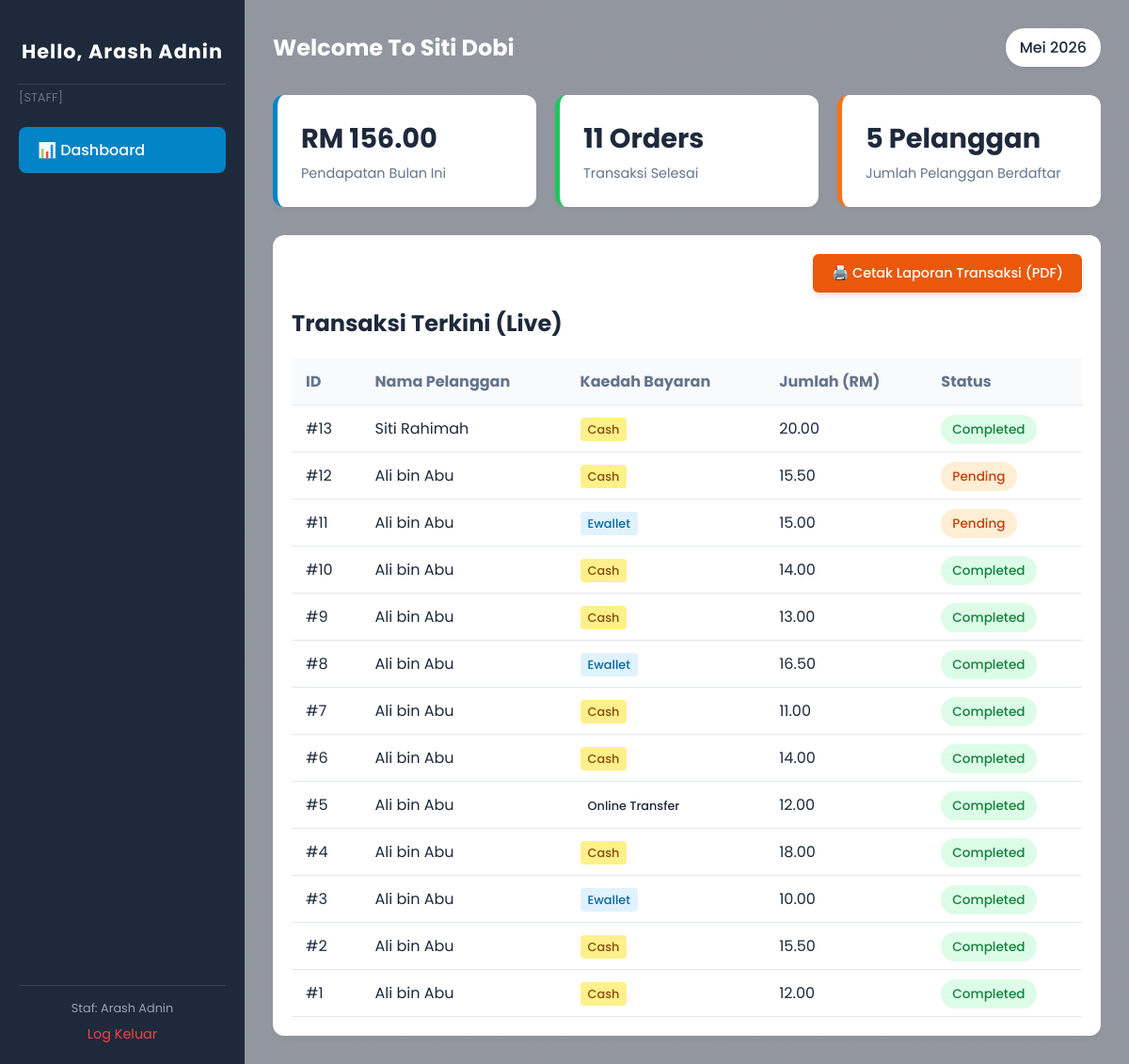
The app's page /index.php (signed in) with its own data.
### tables this page shows
CREATE TABLE `transaction` (
  `transaction_id` int(11) NOT NULL,
  `customer_id` int(11) NOT NULL,
  `staff_id` int(11) NOT NULL,
  `transaction_date` datetime NOT NULL DEFAULT current_timestamp(),
  `total_amount` decimal(8,2) NOT NULL CHECK (`total_amount` >= 0),
  `payment_method` enum('cash','online_transfer','ewallet','debit_card') NOT NULL DEFAULT 'cash',
  `status` enum('pending','completed','cancelled') NOT NULL DEFAULT 'pending',
  `notes` text DEFAULT NULL
);

CREATE TABLE `customer` (
  `customer_id` int(11) NOT NULL,
  `name` varchar(100) NOT NULL,
  `phone` varchar(20) NOT NULL,
  `email` varchar(100) DEFAULT NULL,
  `password_hash` varchar(255) NOT NULL,
  `registration_date` date NOT NULL DEFAULT curdate()
);

### index.php (the view, shortened to what this page needs)
<?php
$conn = new mysqli("localhost", "root", "", "siti_dobi_db");
$current_user_role = $_SESSION['staff']['role'];
$query_sales = $conn->query("SELECT SUM(total_amount) AS total_sales FROM transaction WHERE status = 'completed'");
$row_sales = $query_sales->fetch_assoc();
$live_sales = $row_sales['total_sales'] ?? 0.00;
$query_orders = $conn->query("SELECT COUNT(*) AS total_orders FROM transaction WHERE status = 'completed'");
$row_orders = $query_orders->fetch_assoc();
$live_orders = $row_orders['total_orders'] ?? 0;
$query_cust = $conn->query("SELECT COUNT(*) AS total_customers FROM customer");
$row_cust = $query_cust->fetch_assoc();
$live_customers = $row_cust['total_customers'] ?? 0;
$page = isset($_GET['page']) ? $_GET['page'] : 'dashboard';
?>
<!DOCTYPE html>
<html lang="ms">
<head>
    <link rel="stylesheet" href="style.css">
</head>
<body>
    <div class="dashboard-container">
        <aside class="sidebar">
            <div class="logo">
               <h2>Hello, <?php echo htmlspecialchars($_SESSION['staff']['name']); ?></h2>
               <span style="color:#64748b; font-size:0.8rem; text-transform:uppercase;">[<?php echo $current_user_role; ?>]</span>
            </div>
            <nav class="nav-menu" style="margin-top: 20px;">
                <a href="index.php?page=dashboard" class="<?php echo $page === 'dashboard' ? 'active' : ''; ?>">📊 Dashboard</a>
            </nav>
            <div class="sidebar-footer">
                <p style="font-size: 0.8rem; color:#94a3b8; margin-bottom:5px;">Staf: <?php echo htmlspecialchars($_SESSION['staff']['name']); ?></p>
                <a href="logout.php" class="logout-btn">Log Keluar</a>
            </div>
        </aside>
        <main class="main-content">
            <header class="main-header">
                <h1>Welcome To Siti Dobi</h1>
                <div class="date-badge">Mei 2026</div>
            </header>
            <section class="stats-grid">
                <div class="card card-blue">
                    <h3>RM <?php echo number_format($live_sales, 2); ?></h3>
                    <p>Pendapatan Bulan Ini</p>
                </div>
                <div class="card card-green">
                    <h3><?php echo $live_orders; ?> Orders</h3>
                    <p>Transaksi Selesai</p>
                </div>
                <div class="card card-orange">
                    <h3><?php echo $live_customers; ?> Pelanggan</h3>
                    <p>Jumlah Pelanggan Berdaftar</p>
                </div>
            </section>
            <?php if ($page === 'dashboard'): ?>
            <section class="table-section">
                <div class="btn-print-container">
                    <button onclick="window.print()" class="btn-print">🖨️ Cetak Laporan Transaksi (PDF)</button>
                </div>
                <div class="table-header">
                    <h2>Transaksi Terkini (Live)</h2>
                </div>
                <div class="table-responsive">
                    <table>
                        <thead>
                            <tr>
                                <th>ID</th>
                                <th>Nama Pelanggan</th>
                                <th>Kaedah Bayaran</th>
                                <th>Jumlah (RM)</th>
                                <th>Status</th>
                            </tr>
                        </thead>
                        <tbody>
                            <?php
                            $sql_table = "SELECT t.transaction_id, c.name AS customer_name, t.payment_method, t.total_amount, t.status
                                          FROM transaction t
                                          JOIN customer c ON t.customer_id = c.customer_id
                                          ORDER BY t.transaction_id DESC";
                            $result_table = $conn->query($sql_table);
                            if ($result_table && $result_table->num_rows > 0) {
                                while($row = $result_table->fetch_assoc()) {
                                    $pay_method = strtolower($row['payment_method']);
                                    $status_class = strtolower($row['status']);
                                    echo "<tr>";
                                    echo "<td>#" . $row['transaction_id'] . "</td>";
                                    echo "<td>" . htmlspecialchars($row['customer_name']) . "</td>";
                                    echo "<td><span class='badge " . $pay_method . "'>" . ucwords(str_replace('_', ' ', $pay_method)) . "</span></td>";
                                    echo "<td>" . number_format($row['total_amount'], 2) . "</td>";
                                    echo "<td><span class='status-badge " . $status_class . "'>" . ucfirst($status_class) . "</span></td>";
                                    echo "</tr>";
                                }
                            } else {
                                echo "<tr><td colspan='5' style='text-align:center;'>Tiada transaksi direkodkan lagi.</td></tr>";
                            }
                            ?>
                        </tbody>
                    </table>
                </div>
            </section>
            <?php endif; ?>
        </main>
    </div>
</body>
</html>

### style.css (style rules this page uses)
* { margin: 0; padding: 0; box-sizing: border-box; font-family: 'Poppins', sans-serif; }
body { font-family: 'Poppins', sans-serif; background-image: linear-gradient(rgba(15, 23, 42, 0.45), rgba(15, 23, 42, 0.45)), url('bgdobi.jpg'); background-size: cover; background-position: center; background-repeat: no-repeat; background-attachment: fixed; min-height: 100vh; color: #1e293b; }
.dashboard-container { display: flex; min-height: 100vh; }
.sidebar { width: 260px; background-color: #1e293b; color: #fff; display: flex; flex-direction: column; justify-content: space-between; padding: 20px; }
.logo h2 { text-align: center; padding: 20px 0; color: #38bdf8; border-bottom: 1px solid #334155; letter-spacing: 1px; }
.nav-menu { display: flex; flex-direction: column; gap: 10px; margin-top: 30px; flex-grow: 1; }
.nav-menu a { color: #94a3b8; text-decoration: none; padding: 12px 15px; border-radius: 8px; transition: all 0.3s ease; }
.nav-menu a:hover, .nav-menu a.active { background-color: #0284c7; color: #fff; }
.sidebar-footer { border-top: 1px solid #334155; padding-top: 15px; text-align: center; }
.sidebar-footer p { font-size: 0.85rem; color: #94a3b8; margin-bottom: 10px; }
.logout-btn { color: #ef4444; text-decoration: none; font-size: 0.9rem; }
.main-content { flex-grow: 1; padding: 30px; }
.main-header { display: flex; justify-content: space-between; align-items: center; margin-bottom: 30px; }
.main-header h1 { font-size: 1.5rem; color: #fff; }
.date-badge { background-color: #fff; padding: 8px 15px; border-radius: 20px; box-shadow: 0 2px 4px rgba(0,0,0,0.05); font-weight: 500; }
.stats-grid { display: grid; grid-template-columns: repeat(auto-fit, minmax(240px, 1fr)); gap: 20px; margin-bottom: 30px; }
.card { background-color: #fff; padding: 25px; border-radius: 12px; box-shadow: 0 4px 6px rgba(0,0,0,0.02); border-left: 5px solid #ccc; }
.card h3 { font-size: 1.8rem; margin-bottom: 5px; }
.card p { color: #64748b; font-size: 0.9rem; }
.card-blue { border-left-color: #0284c7; }
.card-green { border-left-color: #22c55e; }
.card-orange { border-left-color: #f97316; }
.table-section { background-color: #fff; padding: 20px; border-radius: 12px; box-shadow: 0 4px 6px rgba(0,0,0,0.02); }
.table-header { display: flex; justify-content: space-between; align-items: center; margin-bottom: 20px; }
.table-responsive { width: 100%; overflow-x: auto; }
table { width: 100%; border-collapse: collapse; text-align: left; }
th, td { padding: 12px 15px; border-bottom: 1px solid #e2e8f0; }
th { background-color: #f8fafc; color: #64748b; }
.badge { padding: 4px 8px; border-radius: 4px; font-size: 0.8rem; font-weight: 500; }
.cash { background-color: #fef08a; color: #854d0e; }
.ewallet { background-color: #e0f2fe; color: #0369a1; }
.status-badge { padding: 6px 12px; border-radius: 20px; font-size: 0.85rem; font-weight: 500; }
.completed { background-color: #dcfce7; color: #15803d; }
.pending { background-color: #ffedd5; color: #c2410c; }

### index.php (style rules this page uses)
body { font-family: 'Poppins', sans-serif; background-image: linear-gradient(rgba(15, 23, 42, 0.45), rgba(15, 23, 42, 0.45)), url('bgdobi.jpg'); background-size: cover; background-position: center; background-repeat: no-repeat; background-attachment: fixed; min-height: 100vh; }
.main-header h1 { color: #ffffff; }
.logo h2 { color: #ffffff !important; font-size: 1.3rem; line-height: 1.4; margin: 0; text-align: center; }
.btn-print-container { margin-bottom: 15px; text-align: right; }
.btn-print { background-color: #ea580c; color: white; border: none; padding: 10px 20px; border-radius: 6px; font-family: 'Poppins', sans-serif; font-weight: 500; font-size: 0.9rem; cursor: pointer; display: inline-flex; align-items: center; gap: 8px; box-shadow: 0 4px 6px rgba(0,0,0,0.1); }
.nav-menu a { display: block; padding: 12px 20px; color: #cbd5e1; text-decoration: none; font-weight: 500; border-radius: 8px; margin-bottom: 5px; }
.nav-menu a.active, .nav-menu a:hover { background: #0284c7; color: white; }

### records on screen
transaction: transaction_id "13", customer.name "Siti Rahimah", payment_method "Cash", total_amount "20.00", status "Completed"
transaction: transaction_id "12", customer.name "Ali bin Abu", payment_method "Cash", total_amount "15.50", status "Pending"
transaction: transaction_id "11", customer.name "Ali bin Abu", payment_method "Ewallet", total_amount "15.00", status "Pending"
transaction: transaction_id "10", customer.name "Ali bin Abu", payment_method "Cash", total_amount "14.00", status "Completed"
transaction: transaction_id "9", customer.name "Ali bin Abu", payment_method "Cash", total_amount "13.00", status "Completed"
transaction: transaction_id "8", customer.name "Ali bin Abu", payment_method "Ewallet", total_amount "16.50", status "Completed"
transaction: transaction_id "7", customer.name "Ali bin Abu", payment_method "Cash", total_amount "11.00", status "Completed"
transaction: transaction_id "6", customer.name "Ali bin Abu", payment_method "Cash", total_amount "14.00", status "Completed"
transaction: transaction_id "5", customer.name "Ali bin Abu", payment_method "Online Transfer", total_amount "12.00", status "Completed"
transaction: transaction_id "4", customer.name "Ali bin Abu", payment_method "Cash", total_amount "18.00", status "Completed"
transaction: transaction_id "3", customer.name "Ali bin Abu", payment_method "Ewallet", total_amount "10.00", status "Completed"
transaction: transaction_id "2", customer.name "Ali bin Abu", payment_method "Cash", total_amount "15.50", status "Completed"
transaction: transaction_id "1", customer.name "Ali bin Abu", payment_method "Cash", total_amount "12.00", status "Completed"

### other values on screen
$_SESSION['staff']['name'] "Arash Adnin"
$current_user_role "STAFF"
$live_sales "156.00"
$live_orders "11"
$live_customers "5"
